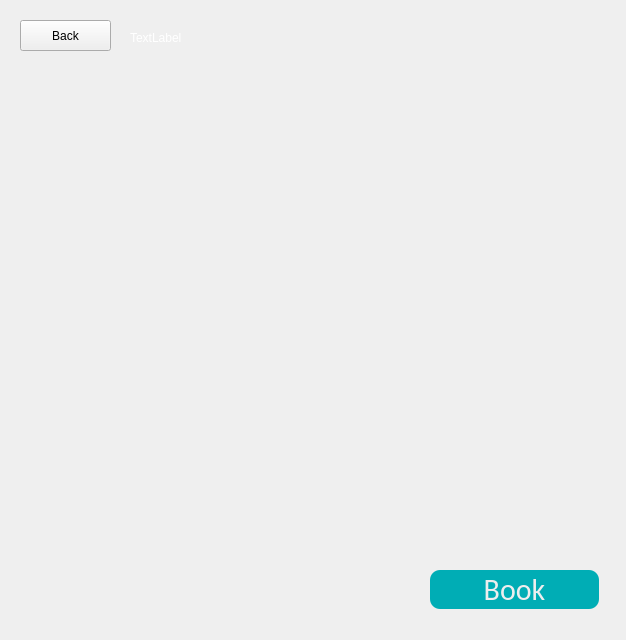
<?xml version="1.0" encoding="UTF-8"?>
<ui version="4.0">
 <class>MainWindow</class>
 <widget class="QMainWindow" name="MainWindow">
  <property name="geometry">
   <rect>
    <x>0</x>
    <y>0</y>
    <width>626</width>
    <height>640</height>
   </rect>
  </property>
  <property name="sizePolicy">
   <sizepolicy hsizetype="Preferred" vsizetype="Minimum">
    <horstretch>0</horstretch>
    <verstretch>0</verstretch>
   </sizepolicy>
  </property>
  <property name="font">
   <font>
    <family>SansSerif</family>
   </font>
  </property>
  <property name="cursor">
   <cursorShape>ArrowCursor</cursorShape>
  </property>
  <property name="windowTitle">
   <string>MainWindow</string>
  </property>
  <property name="styleSheet">
   <string notr="true">
   MainWindow{
       background-color: #222831;
   }
    Box{
        border: 5px solid #8c8c8c;
        padding: 10px;
    }
    Box::checked{
	    image: url(:/resourses/img/student.png);
    }
    Box::indicator{
        width:0;
        height:0;
    }
    #pushButton_close{
        background: none;
        color: #00adb5;
        border: 2px solid #00adb5;
        border-radius: 10px;
    }
    #pushButton_book{
        background: #00adb5;
        color: #eeeeee;
        font-size: 30px;
        border-radius: 10px;
    }
    #pushButton_book::disabled{
        background: grey;
        color: #222831;
    }
#label{
	color:white;
}
   
   </string>
  </property>
  <widget class="QWidget" name="centralwidget">
   <widget class="QWidget" name="gridLayoutWidget">
    <property name="geometry">
     <rect>
      <x>20</x>
      <y>60</y>
      <width>581</width>
      <height>501</height>
     </rect>
    </property>
    <layout class="QGridLayout" name="gridLayout" rowstretch="0">
     <property name="sizeConstraint">
      <enum>QLayout::SetMaximumSize</enum>
     </property>
     <property name="spacing">
      <number>20</number>
     </property>
    </layout>
   </widget>
   <widget class="QPushButton" name="pushButton_back">
    <property name="geometry">
     <rect>
      <x>20</x>
      <y>20</y>
      <width>91</width>
      <height>31</height>
     </rect>
    </property>
    <property name="text">
     <string>Back</string>
    </property>
   </widget>
   <widget class="QLabel" name="label">
    <property name="geometry">
     <rect>
      <x>130</x>
      <y>30</y>
      <width>481</width>
      <height>16</height>
     </rect>
    </property>
    <property name="text">
     <string>TextLabel</string>
    </property>
   </widget>
   <widget class="QPushButton" name="pushButton_book">
    <property name="geometry">
     <rect>
      <x>430</x>
      <y>570</y>
      <width>169</width>
      <height>39</height>
     </rect>
    </property>
    <property name="sizePolicy">
     <sizepolicy hsizetype="Preferred" vsizetype="Preferred">
      <horstretch>0</horstretch>
      <verstretch>0</verstretch>
     </sizepolicy>
    </property>
    <property name="font">
     <font>
      <family>Calibri</family>
      <pointsize>-1</pointsize>
      <weight>50</weight>
      <bold>false</bold>
     </font>
    </property>
    <property name="cursor">
     <cursorShape>PointingHandCursor</cursorShape>
    </property>
    <property name="text">
     <string>Book</string>
    </property>
   </widget>
  </widget>
  <widget class="QMenuBar" name="menubar">
   <property name="geometry">
    <rect>
     <x>0</x>
     <y>0</y>
     <width>626</width>
     <height>20</height>
    </rect>
   </property>
  </widget>
 </widget>
 <resources/>
 <connections/>
</ui>
